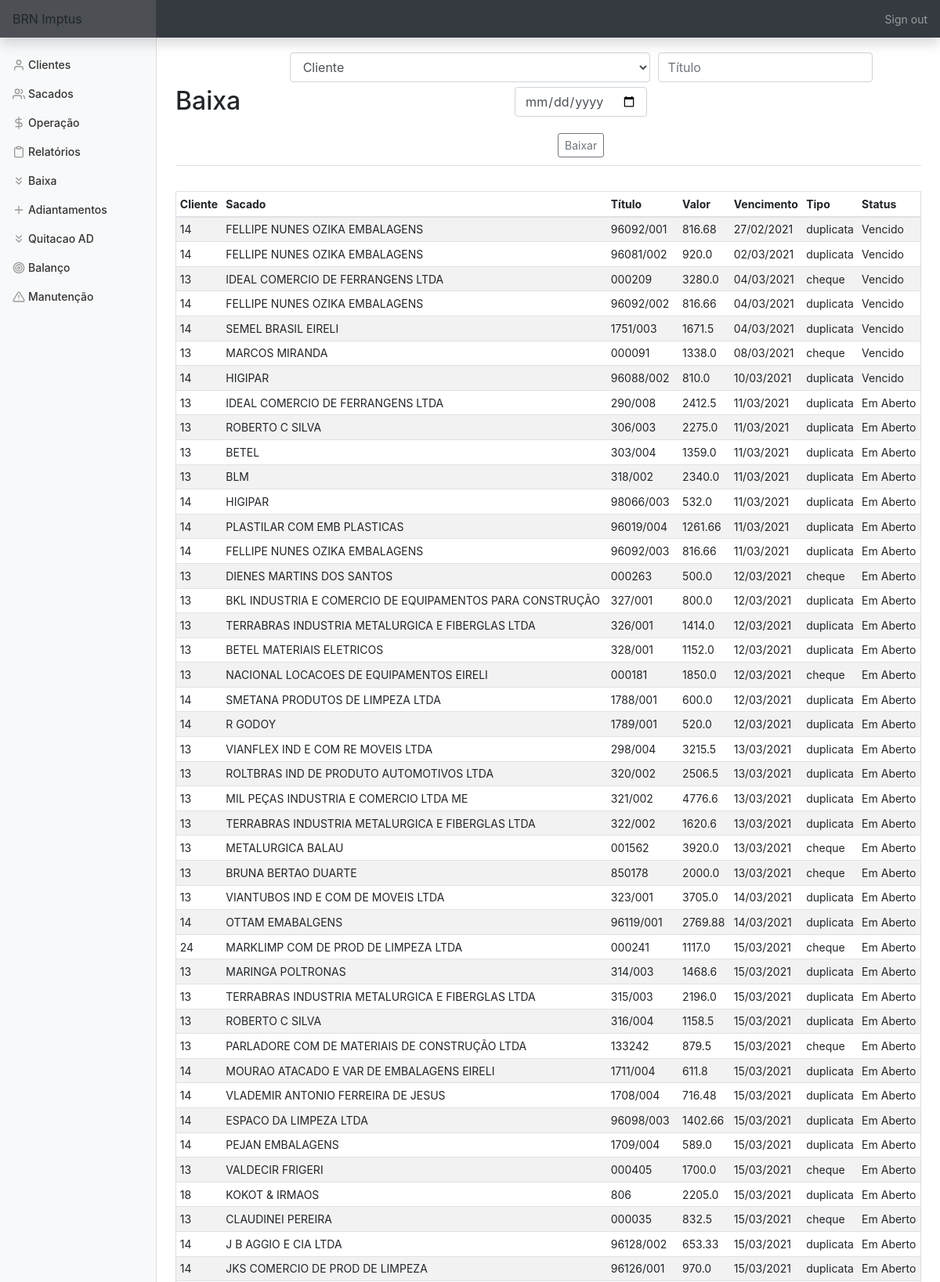
Page /baixa (signed in, upper part) on the committed database.
### tables this page shows
CREATE TABLE titulo (
    cliente_id INTEGER,
    sacado_id INTEGER,
    bordero INTEGER,
    titulo TEXT,
    vencimento DATE,
    valor FLOAT, 
    dt_negoc DATE,
    tipo TEXT,
    status TEXT,
    dt_baixa DATE, nm_sac TEXT,
    FOREIGN KEY (cliente_id) REFERENCES clientes(id),
    FOREIGN KEY (sacado_id) REFERENCES sacados(id));

### app.py (the view, shortened to what this page needs)
@app.route('/baixa', methods=['GET', 'POST'])
@login_required
def baixa():
    con = sqlite3.connect(DATABASE)
    con.row_factory = sqlite3.Row
    cur = con.cursor()
    cliente = cur.execute('SELECT nome FROM clientes')
    cliente = cur.fetchall()
    titlo = cur.execute('SELECT * FROM titulo WHERE status != "Quitado" ORDER BY vencimento')
    titlo = cur.fetchall()
    if request.method == 'GET':
        return render_template('baixa.html', cliente=cliente, titulo=titlo)

### app.py (called while the page is built)
@app.after_request
def after_request(response):
    response.headers["Cache-Control"] = "no-cache, no-store, must-revalidate"
    response.headers["Expires"] = 0
    response.headers["Pragma"] = "no-cache"
    return response

### helper.py (called while the page is built)
def login_required(f):
    @wraps(f)
    def decorated_function(*args, **kwargs):
        if session.get("user_id") is None:
            return redirect("/login")
        return f(*args, **kwargs)
    return decorated_function

### templates/baixa.html (shortened to what this page needs)
{% extends "layout.html" %}
{% block main %}
    <div class='d-flex justify-content-between flex-warp flex-md-nowrap align-items-center pt-3 pb-2 mb-3 border-bottom'>
        <h1 class='h2'>Baixa</h1>
            <form action='baixa' method='POST'>
                <div class='form-group'>
                        <select title='Selecione o cliente' alt='Selecione o cliente' class="form-control" name="cliente" required>
                            <option disabled selected value>Cliente</option>
                        </select>
                        <input title='Número do título a ser baixado' alt='Número do título a ser baixado'name='titulo' autofocus class='form-control' placeholder='Título' type='text' required>
                        <input title='Data da baixa' alt='Data da baixa' name='dt_baixa' autofocus class='form-control' placeholder='Data da Baixa' type='date' required>
                </div>
                <button type='submit' id='baixa' class='btn btn-sm btn-outline-secondary'>Baixar</button>
            </form>
    </div>
    <div class='d-flex justify-content-between flex-warp flex-md-nowrap align-items-center pt-3 pb-2 mb-3 border-bottom'>
        <div class='table-responsive'>
            <table class='table table-striped table-sm'>
                <thead>
                    <tr>
                        <th>Cliente</th>
                        <th>Sacado</th>
                        <th>Título</th>
                        <th>Valor</th>
                        <th>Vencimento</th>
                        <th>Tipo</th>
                        <th>Status</th>
                    </tr>
                </thead>
                <tbody>
                    {% for row in titulo %}
                        <tr>
                            <td>{{ row['cliente_id'] }}</td>
                            <td>{{ row['nm_sac'] }}</td>
                            <td>{{ row['titulo'] }}</td>
                            <td>{{ row['valor'] }}</td>
                            {% set lt = row['vencimento'].split('-') %}
                            <td>{{ lt[2]+'/'+lt[1]+'/'+lt[0] }}</td>
                            <td>{{ row['tipo'] }}</td>
                            <td>{{ row['status'] }}</td>
                        </tr>
                    {% endfor %}
                </tbody>
            </table>
        </div>
    </div>
{% endblock %}

### static/styles.css (style rules this page uses)
main .form-control { display: inline-block; width: auto; margin: 3px; }
main table { text-align: left; border-collapse: collapse; border-spacing: 0; width: 100%; border: 1px solid #ddd; }
main table td, th { text-align: left; padding: 16px; }
button { margin: 2px; }
body { font-size: .875rem; height:100%; }

### rows in the picture
titulo: cliente_id "14", nm_sac "FELLIPE NUNES OZIKA EMBALAGENS", titulo "96092/001", valor "816.68", vencimento "27/02/2021", tipo "duplicata", status "Vencido"
titulo: cliente_id "14", nm_sac "FELLIPE NUNES OZIKA EMBALAGENS", titulo "96081/002", valor "920.0", vencimento "02/03/2021", tipo "duplicata", status "Vencido"
titulo: cliente_id "13", nm_sac "IDEAL COMERCIO DE FERRANGENS LTDA", titulo "000209", valor "3280.0", vencimento "04/03/2021", tipo "cheque", status "Vencido"
titulo: cliente_id "14", nm_sac "FELLIPE NUNES OZIKA EMBALAGENS", titulo "96092/002", valor "816.66", vencimento "04/03/2021", tipo "duplicata", status "Vencido"
titulo: cliente_id "14", nm_sac "SEMEL BRASIL EIRELI", titulo "1751/003", valor "1671.5", vencimento "04/03/2021", tipo "duplicata", status "Vencido"
titulo: cliente_id "13", nm_sac "MARCOS MIRANDA", titulo "000091", valor "1338.0", vencimento "08/03/2021", tipo "cheque", status "Vencido"
titulo: cliente_id "14", nm_sac "HIGIPAR", titulo "96088/002", valor "810.0", vencimento "10/03/2021", tipo "duplicata", status "Vencido"
titulo: cliente_id "13", nm_sac "IDEAL COMERCIO DE FERRANGENS LTDA", titulo "290/008", valor "2412.5", vencimento "11/03/2021", tipo "duplicata", status "Em Aberto"
titulo: cliente_id "13", nm_sac "ROBERTO C SILVA", titulo "306/003", valor "2275.0", vencimento "11/03/2021", tipo "duplicata", status "Em Aberto"
titulo: cliente_id "13", nm_sac "BETEL", titulo "303/004", valor "1359.0", vencimento "11/03/2021", tipo "duplicata", status "Em Aberto"
titulo: cliente_id "13", nm_sac "BLM", titulo "318/002", valor "2340.0", vencimento "11/03/2021", tipo "duplicata", status "Em Aberto"
titulo: cliente_id "14", nm_sac "HIGIPAR", titulo "98066/003", valor "532.0", vencimento "11/03/2021", tipo "duplicata", status "Em Aberto"
titulo: cliente_id "14", nm_sac "PLASTILAR COM EMB PLASTICAS", titulo "96019/004", valor "1261.66", vencimento "11/03/2021", tipo "duplicata", status "Em Aberto"
titulo: cliente_id "14", nm_sac "FELLIPE NUNES OZIKA EMBALAGENS", titulo "96092/003", valor "816.66", vencimento "11/03/2021", tipo "duplicata", status "Em Aberto"
titulo: cliente_id "13", nm_sac "DIENES MARTINS DOS SANTOS", titulo "000263", valor "500.0", vencimento "12/03/2021", tipo "cheque", status "Em Aberto"
titulo: cliente_id "13", nm_sac "BKL INDUSTRIA E COMERCIO DE EQUIPAMENTOS PARA CONSTRUÇÃO", titulo "327/001", valor "800.0", vencimento "12/03/2021", tipo "duplicata", status "Em Aberto"
titulo: cliente_id "13", nm_sac "TERRABRAS INDUSTRIA METALURGICA E FIBERGLAS LTDA", titulo "326/001", valor "1414.0", vencimento "12/03/2021", tipo "duplicata", status "Em Aberto"
titulo: cliente_id "13", nm_sac "BETEL MATERIAIS ELETRICOS", titulo "328/001", valor "1152.0", vencimento "12/03/2021", tipo "duplicata", status "Em Aberto"
titulo: cliente_id "13", nm_sac "NACIONAL LOCACOES DE EQUIPAMENTOS EIRELI", titulo "000181", valor "1850.0", vencimento "12/03/2021", tipo "cheque", status "Em Aberto"
titulo: cliente_id "14", nm_sac "SMETANA PRODUTOS DE LIMPEZA LTDA", titulo "1788/001", valor "600.0", vencimento "12/03/2021", tipo "duplicata", status "Em Aberto"
titulo: cliente_id "14", nm_sac "R GODOY", titulo "1789/001", valor "520.0", vencimento "12/03/2021", tipo "duplicata", status "Em Aberto"
titulo: cliente_id "13", nm_sac "VIANFLEX IND E COM RE MOVEIS LTDA", titulo "298/004", valor "3215.5", vencimento "13/03/2021", tipo "duplicata", status "Em Aberto"
titulo: cliente_id "13", nm_sac "ROLTBRAS IND DE PRODUTO AUTOMOTIVOS LTDA", titulo "320/002", valor "2506.5", vencimento "13/03/2021", tipo "duplicata", status "Em Aberto"
titulo: cliente_id "13", nm_sac "MIL PEÇAS INDUSTRIA E COMERCIO LTDA ME", titulo "321/002", valor "4776.6", vencimento "13/03/2021", tipo "duplicata", status "Em Aberto"
titulo: cliente_id "13", nm_sac "TERRABRAS INDUSTRIA METALURGICA E FIBERGLAS LTDA", titulo "322/002", valor "1620.6", vencimento "13/03/2021", tipo "duplicata", status "Em Aberto"
titulo: cliente_id "13", nm_sac "METALURGICA BALAU", titulo "001562", valor "3920.0", vencimento "13/03/2021", tipo "cheque", status "Em Aberto"
titulo: cliente_id "13", nm_sac "BRUNA BERTAO DUARTE", titulo "850178", valor "2000.0", vencimento "13/03/2021", tipo "cheque", status "Em Aberto"
titulo: cliente_id "13", nm_sac "VIANTUBOS IND E COM DE MOVEIS LTDA", titulo "323/001", valor "3705.0", vencimento "14/03/2021", tipo "duplicata", status "Em Aberto"
titulo: cliente_id "14", nm_sac "OTTAM EMABALGENS", titulo "96119/001", valor "2769.88", vencimento "14/03/2021", tipo "duplicata", status "Em Aberto"
titulo: cliente_id "24", nm_sac "MARKLIMP COM DE PROD DE LIMPEZA LTDA", titulo "000241", valor "1117.0", vencimento "15/03/2021", tipo "cheque", status "Em Aberto"
titulo: cliente_id "13", nm_sac "MARINGA POLTRONAS", titulo "314/003", valor "1468.6", vencimento "15/03/2021", tipo "duplicata", status "Em Aberto"
titulo: cliente_id "13", nm_sac "TERRABRAS INDUSTRIA METALURGICA E FIBERGLAS LTDA", titulo "315/003", valor "2196.0", vencimento "15/03/2021", tipo "duplicata", status "Em Aberto"
titulo: cliente_id "13", nm_sac "ROBERTO C SILVA", titulo "316/004", valor "1158.5", vencimento "15/03/2021", tipo "duplicata", status "Em Aberto"
titulo: cliente_id "13", nm_sac "PARLADORE COM DE MATERIAIS DE CONSTRUÇÃO LTDA", titulo "133242", valor "879.5", vencimento "15/03/2021", tipo "cheque", status "Em Aberto"
titulo: cliente_id "14", nm_sac "MOURAO ATACADO E VAR DE EMBALAGENS EIRELI", titulo "1711/004", valor "611.8", vencimento "15/03/2021", tipo "duplicata", status "Em Aberto"
titulo: cliente_id "14", nm_sac "VLADEMIR ANTONIO FERREIRA DE JESUS", titulo "1708/004", valor "716.48", vencimento "15/03/2021", tipo "duplicata", status "Em Aberto"
titulo: cliente_id "14", nm_sac "ESPACO DA LIMPEZA LTDA", titulo "96098/003", valor "1402.66", vencimento "15/03/2021", tipo "duplicata", status "Em Aberto"
titulo: cliente_id "14", nm_sac "PEJAN EMBALAGENS", titulo "1709/004", valor "589.0", vencimento "15/03/2021", tipo "duplicata", status "Em Aberto"
titulo: cliente_id "13", nm_sac "VALDECIR FRIGERI", titulo "000405", valor "1700.0", vencimento "15/03/2021", tipo "cheque", status "Em Aberto"
titulo: cliente_id "18", nm_sac "KOKOT & IRMAOS", titulo "806", valor "2205.0", vencimento "15/03/2021", tipo "duplicata", status "Em Aberto"
titulo: cliente_id "13", nm_sac "CLAUDINEI PEREIRA", titulo "000035", valor "832.5", vencimento "15/03/2021", tipo "cheque", status "Em Aberto"
titulo: cliente_id "14", nm_sac "J B AGGIO E CIA LTDA", titulo "96128/002", valor "653.33", vencimento "15/03/2021", tipo "duplicata", status "Em Aberto"
titulo: cliente_id "14", nm_sac "JKS COMERCIO DE PROD DE LIMPEZA", titulo "96126/001", valor "970.0", vencimento "15/03/2021", tipo "duplicata", status "Em Aberto"
